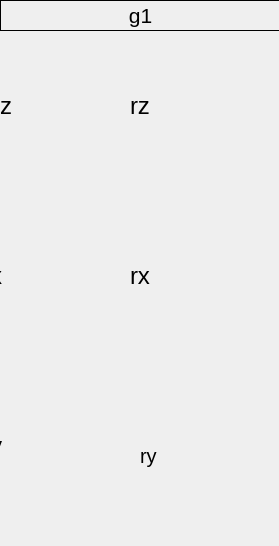
<?xml version="1.0" encoding="UTF-8"?>
<ui version="4.0">
 <class>Form</class>
 <widget class="caFrame" name="Form">
  <property name="geometry">
   <rect>
    <x>0</x>
    <y>0</y>
    <width>279</width>
    <height>546</height>
   </rect>
  </property>
  <property name="windowTitle">
   <string>Form</string>
  </property>
  <property name="background">
   <color>
    <red>75</red>
    <green>75</green>
    <blue>75</blue>
   </color>
  </property>
  <property name="backgroundMode">
   <enum>caFrame::Filled</enum>
  </property>
  <widget class="caLabel" name="calabel_8">
   <property name="geometry">
    <rect>
     <x>0</x>
     <y>0</y>
     <width>281</width>
     <height>31</height>
    </rect>
   </property>
   <property name="font">
    <font>
     <pointsize>16</pointsize>
    </font>
   </property>
   <property name="frameShape">
    <enum>QFrame::Box</enum>
   </property>
   <property name="text">
    <string>g1</string>
   </property>
   <property name="alignment">
    <set>Qt::AlignCenter</set>
   </property>
   <property name="foreground">
    <color>
     <red>0</red>
     <green>0</green>
     <blue>0</blue>
    </color>
   </property>
   <property name="background">
    <color>
     <red>177</red>
     <green>177</green>
     <blue>181</blue>
    </color>
   </property>
  </widget>
  <widget class="caInclude" name="cainclude">
   <property name="geometry">
    <rect>
     <x>30</x>
     <y>40</y>
     <width>101</width>
     <height>161</height>
    </rect>
   </property>
   <property name="macro">
    <string notr="true">P=KOZ:,M=m7</string>
   </property>
   <property name="filename" stdset="0">
    <string notr="true">./motor.ui</string>
   </property>
  </widget>
  <widget class="caInclude" name="cainclude_2">
   <property name="geometry">
    <rect>
     <x>30</x>
     <y>380</y>
     <width>101</width>
     <height>161</height>
    </rect>
   </property>
   <property name="macro">
    <string notr="true">P=KOZ:,M=m9</string>
   </property>
   <property name="filename" stdset="0">
    <string notr="true">./motor.ui</string>
   </property>
  </widget>
  <widget class="caInclude" name="cainclude_3">
   <property name="geometry">
    <rect>
     <x>170</x>
     <y>210</y>
     <width>101</width>
     <height>161</height>
    </rect>
   </property>
   <property name="macro">
    <string notr="true">P=KOZ:,M=m11</string>
   </property>
   <property name="filename" stdset="0">
    <string notr="true">./motor.ui</string>
   </property>
  </widget>
  <widget class="caInclude" name="cainclude_4">
   <property name="geometry">
    <rect>
     <x>170</x>
     <y>380</y>
     <width>101</width>
     <height>161</height>
    </rect>
   </property>
   <property name="macro">
    <string notr="true">P=KOZ:,M=m12</string>
   </property>
   <property name="filename" stdset="0">
    <string notr="true">./motor.ui</string>
   </property>
  </widget>
  <widget class="caInclude" name="cainclude_5">
   <property name="geometry">
    <rect>
     <x>170</x>
     <y>40</y>
     <width>101</width>
     <height>161</height>
    </rect>
   </property>
   <property name="macro">
    <string notr="true">P=KOZ:,M=m10</string>
   </property>
   <property name="filename" stdset="0">
    <string notr="true">./motor.ui</string>
   </property>
  </widget>
  <widget class="Line" name="line">
   <property name="geometry">
    <rect>
     <x>270</x>
     <y>0</y>
     <width>20</width>
     <height>591</height>
    </rect>
   </property>
   <property name="orientation">
    <enum>Qt::Vertical</enum>
   </property>
  </widget>
  <widget class="caLabel" name="calabel_38">
   <property name="geometry">
    <rect>
     <x>140</x>
     <y>440</y>
     <width>21</width>
     <height>31</height>
    </rect>
   </property>
   <property name="font">
    <font>
     <pointsize>15</pointsize>
    </font>
   </property>
   <property name="text">
    <string>ry</string>
   </property>
   <property name="foreground">
    <color>
     <red>214</red>
     <green>214</green>
     <blue>214</blue>
    </color>
   </property>
   <property name="background">
    <color alpha="0">
     <red>160</red>
     <green>160</green>
     <blue>164</blue>
    </color>
   </property>
  </widget>
  <widget class="caLabel" name="calabel_39">
   <property name="geometry">
    <rect>
     <x>130</x>
     <y>90</y>
     <width>31</width>
     <height>31</height>
    </rect>
   </property>
   <property name="font">
    <font>
     <pointsize>18</pointsize>
    </font>
   </property>
   <property name="text">
    <string>rz</string>
   </property>
   <property name="foreground">
    <color>
     <red>214</red>
     <green>214</green>
     <blue>214</blue>
    </color>
   </property>
   <property name="background">
    <color alpha="0">
     <red>160</red>
     <green>160</green>
     <blue>164</blue>
    </color>
   </property>
  </widget>
  <widget class="caLabel" name="calabel_41">
   <property name="geometry">
    <rect>
     <x>130</x>
     <y>260</y>
     <width>31</width>
     <height>31</height>
    </rect>
   </property>
   <property name="font">
    <font>
     <pointsize>18</pointsize>
    </font>
   </property>
   <property name="text">
    <string>rx</string>
   </property>
   <property name="foreground">
    <color>
     <red>214</red>
     <green>214</green>
     <blue>214</blue>
    </color>
   </property>
   <property name="background">
    <color alpha="0">
     <red>160</red>
     <green>160</green>
     <blue>164</blue>
    </color>
   </property>
  </widget>
  <widget class="caLabel" name="calabel_42">
   <property name="geometry">
    <rect>
     <x>-10</x>
     <y>430</y>
     <width>31</width>
     <height>31</height>
    </rect>
   </property>
   <property name="font">
    <font>
     <pointsize>18</pointsize>
    </font>
   </property>
   <property name="text">
    <string>y</string>
   </property>
   <property name="foreground">
    <color>
     <red>214</red>
     <green>214</green>
     <blue>214</blue>
    </color>
   </property>
   <property name="background">
    <color alpha="0">
     <red>160</red>
     <green>160</green>
     <blue>164</blue>
    </color>
   </property>
  </widget>
  <widget class="caLabel" name="calabel_43">
   <property name="geometry">
    <rect>
     <x>0</x>
     <y>90</y>
     <width>21</width>
     <height>31</height>
    </rect>
   </property>
   <property name="font">
    <font>
     <pointsize>18</pointsize>
    </font>
   </property>
   <property name="text">
    <string>z</string>
   </property>
   <property name="foreground">
    <color>
     <red>214</red>
     <green>214</green>
     <blue>214</blue>
    </color>
   </property>
   <property name="background">
    <color alpha="0">
     <red>160</red>
     <green>160</green>
     <blue>164</blue>
    </color>
   </property>
  </widget>
  <widget class="caInclude" name="cainclude_11">
   <property name="geometry">
    <rect>
     <x>30</x>
     <y>210</y>
     <width>101</width>
     <height>161</height>
    </rect>
   </property>
   <property name="macro">
    <string notr="true">P=KOZ:,M=m8</string>
   </property>
   <property name="filename" stdset="0">
    <string notr="true">./motor.ui</string>
   </property>
  </widget>
  <widget class="caLabel" name="calabel_56">
   <property name="geometry">
    <rect>
     <x>-10</x>
     <y>260</y>
     <width>31</width>
     <height>31</height>
    </rect>
   </property>
   <property name="font">
    <font>
     <pointsize>18</pointsize>
    </font>
   </property>
   <property name="text">
    <string>x</string>
   </property>
   <property name="foreground">
    <color>
     <red>214</red>
     <green>214</green>
     <blue>214</blue>
    </color>
   </property>
   <property name="background">
    <color alpha="0">
     <red>160</red>
     <green>160</green>
     <blue>164</blue>
    </color>
   </property>
  </widget>
 </widget>
 <customwidgets>
  <customwidget>
   <class>caFrame</class>
   <extends>QFrame</extends>
   <header>caFrame</header>
   <container>1</container>
  </customwidget>
  <customwidget>
   <class>caLabel</class>
   <extends>QLabel</extends>
   <header>caLabel</header>
  </customwidget>
  <customwidget>
   <class>caInclude</class>
   <extends>QWidget</extends>
   <header>caInclude</header>
  </customwidget>
 </customwidgets>
 <resources>
  <include location="rgbh.qrc"/>
 </resources>
 <connections/>
</ui>
